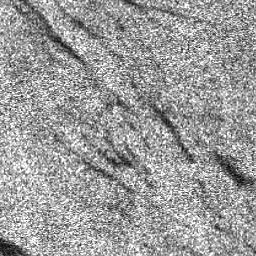
#> input picture assets/images/train/palsar_0.png, 256 x 256 px; its folder holds only this picture in this run
$ python visualization.py
#> lines starting #> are read from the running program, lines starting #| are printed output that depends on the picture

from pathlib import Path
from PIL import Image
import numpy as np
import matplotlib.pyplot as plt

base = Path(__file__).resolve().parent

image_dir = base / "images" / "train"

if not image_dir.exists():
    image_dir = base / "images" / "images" / "train"

mask_dir = base / "masks" / "train"

image_files = {
    f.name: f for f in image_dir.glob("*.png")
    if not f.name.startswith("._")
}

mask_files = {
    f.name: f for f in mask_dir.glob("*.png")
    if not f.name.startswith("._")
}

common = sorted(set(image_files) & set(mask_files))

print("Matching pairs:", len(common))
print("Images without masks:", len(set(image_files) - set(mask_files)))
print("Masks without images:", len(set(mask_files) - set(image_files)))

if not common:
    raise ValueError("No matching image-mask pairs found")

filename = common[0]

image = Image.open(image_files[filename]).convert("RGB")
#> image is the input picture: PIL image 256x256 RGB; min 0, max 255, mean 155.2
mask = Image.open(mask_files[filename]).convert("RGB")

print("Filename:", filename)
print("Image:", image.size, image.mode)
#| Image: (256, 256) RGB
print("Mask:", mask.size, mask.mode)
#| Mask: (256, 256) RGB

mask_array = np.array(mask)

colors, counts = np.unique(
    mask_array.reshape(-1, 3),
    axis=0,
    return_counts=True
)
#> colors = 255 rows, first 8: [0, 0, 0], [1, 1, 1], [2, 2, 2], [3, 3, 3], [5, 5, 5], [6, 6, 6], [7, 7, 7], [8, 8, 8]; counts = 255 values, max 713 at index 254, min 1 at index 0, mean 257

for color, count in zip(colors, counts):
    print(f"Color: {color}, Pixels: {count}")
#> this loop made 255 passes
#> (color, count) on passes 1 to 3: ([0, 0, 0], 1), ([1, 1, 1], 2), ([2, 2, 2], 2)
#| Color: [0 0 0], Pixels: 1
#| Color: [1 1 1], Pixels: 2
#| Color: [2 2 2], Pixels: 2
#| Color: [3 3 3], Pixels: 4
#| Color: [5 5 5], Pixels: 3
#| Color: [6 6 6], Pixels: 2
#| Color: [7 7 7], Pixels: 2
#| Color: [8 8 8], Pixels: 1
#> (further printed lines are left out)

print("Unique colors:", len(colors))

fig, axes = plt.subplots(1, 2, figsize=(12, 5))

axes[0].imshow(image)
axes[0].set_title("Satellite Image")
axes[0].axis("off")

axes[1].imshow(mask)
axes[1].set_title("Segmentation Mask")
axes[1].axis("off")

plt.tight_layout()
plt.show()
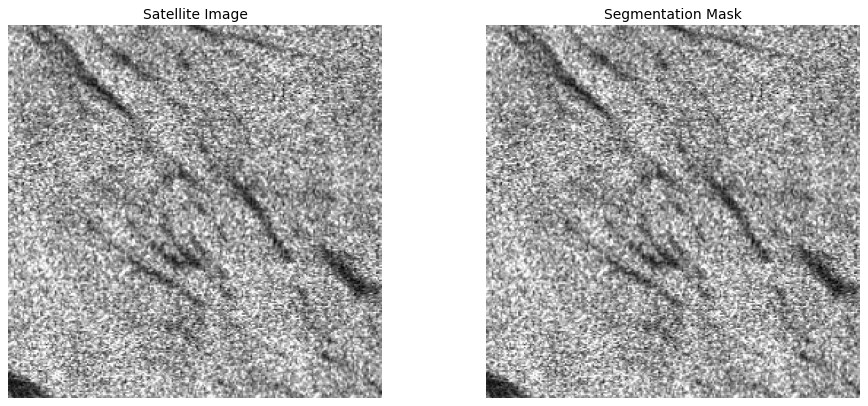
#> figure drawn by matplotlib, 2 panels

$ run again, on assets/images/train/palsar_1.png
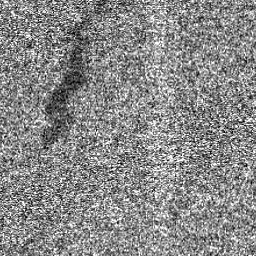
#> input picture assets/images/train/palsar_1.png, 256 x 256 px
#> image is the input picture: PIL image 256x256 RGB; min 0, max 255, mean 137.4
#| Image: (256, 256) RGB
#| Mask: (256, 256) RGB
#> colors = 256 rows, first 8: [0, 0, 0], [1, 1, 1], [2, 2, 2], [3, 3, 3], [4, 4, 4], [5, 5, 5], [6, 6, 6], [7, 7, 7]; counts = 256 values, max 552 at index 138, min 4 at index 5, mean 256
#> the loop `for color, count in zip(colors, counts):` made 256 passes
#> (color, count) on passes 1 to 3: ([0, 0, 0], 52), ([1, 1, 1], 18), ([2, 2, 2], 8)
#> (printed output is left out)
#> `plt.show()`:
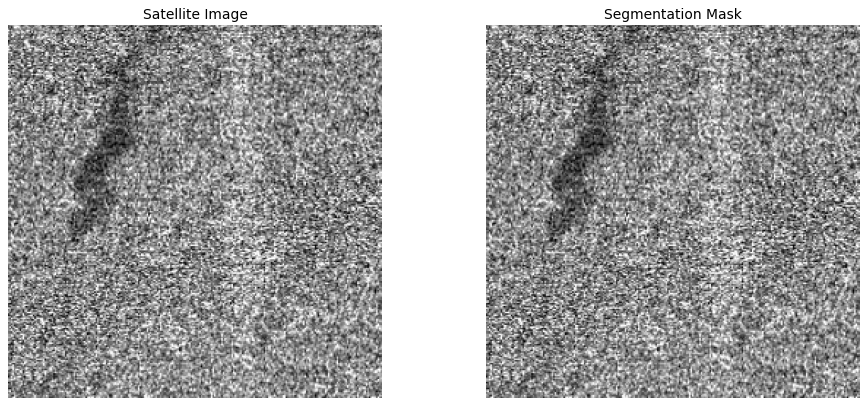
#> figure drawn by matplotlib, 2 panels

$ run again, on assets/images/train/palsar_2.png
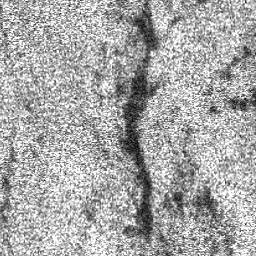
#> input picture assets/images/train/palsar_2.png, 256 x 256 px
#> image is the input picture: PIL image 256x256 RGB; min 0, max 255, mean 167.9
#| Image: (256, 256) RGB
#| Mask: (256, 256) RGB
#> colors = 255 rows, first 8: [0, 0, 0], [1, 1, 1], [2, 2, 2], [3, 3, 3], [4, 4, 4], [5, 5, 5], [6, 6, 6], [7, 7, 7]; counts = 255 values, max 1792 at index 254, min 1 at index 4, mean 257
#> the loop `for color, count in zip(colors, counts):` made 255 passes
#> (color, count) on passes 1 to 3: ([0, 0, 0], 5), ([1, 1, 1], 2), ([2, 2, 2], 2)
#> (printed output is left out)
#> `plt.show()`:
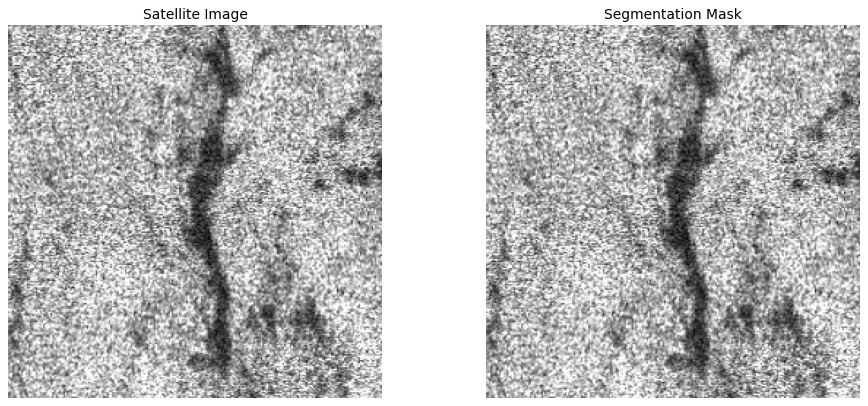
#> figure drawn by matplotlib, 2 panels
